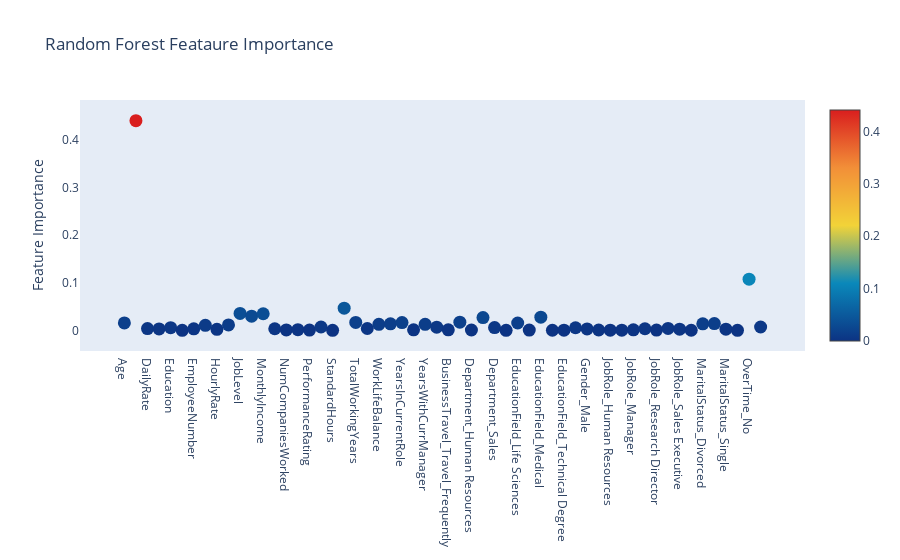

This figure's notebook cell:
### Code cell
trace = go.Scatter(
    y = rf.feature_importances_,
    x = attrition_final.columns.values,
    mode = 'markers',
    marker = dict(
        sizemode = 'diameter',
        sizeref = 1,
        size = 13,
        color = rf.feature_importances_,
        colorscale = 'Portland',
        showscale=True
    ),
    text = attrition_final.columns.values
)

data = [trace]

layout = go.Layout(
    autosize=True,
    title='Random Forest Feataure Importance',
    hovermode = 'closest',
    xaxis =dict(
        ticklen=5,
        showgrid=False,
        zeroline=False,
        showline=False
    ),
    yaxis=dict(
        title = 'Feature Importance',
        showgrid=False,
        zeroline=False,
        ticklen=5,
        gridwidth=2
    ),
    showlegend=False
)
fig = go.Figure(data=data,layout=layout)
py.iplot(fig,filename='scatter2010')

### Figure 1 — Plotly figure (JSON) as saved in the notebook; plotly's stock layout.template omitted (floating-point values rounded to 4 significant figures)
{"data": [{"marker": {"color": [0.01549, 0.4408, 0.003621, 0.002851, 0.005623, 0, 0.003064, 0.01053, 0.002082, 0.01138, 0.03548, 0.02966, 0.03484, 0.003286, 0.0009275, 0.001439, 0.000626, 0.00695, 0, 0.0466, 0.01662, 0.003872, 0.01258, 0.01365, 0.01621, 0.00112, 0.01257, 0.006589, 0.001101, 0.01703, 0.000733, 0.02688, 0.005852, 9.843e-05, 0.01536, 0.0004279, 0.02761, 0.0001578, 0.0003557, 0.005426, 0.002916, 0.0006649, 0.0004103, 0.0003514, 0.001046, 0.003309, 0.0004597, 0.004028, 0.002506, 0.0001694, 0.01373, 0.01413, 0.002344, 0, 0.1075, 0.007012], "colorscale": [[0, "rgb(12,51,131)"], [0.25, "rgb(10,136,186)"], [0.5, "rgb(242,211,56)"], [0.75, "rgb(242,143,56)"], [1, "rgb(217,30,30)"]], "showscale": true, "size": 13, "sizemode": "diameter", "sizeref": 1}, "mode": "markers", "text": ["Age", "Attrition_numerical", "DailyRate", "DistanceFromHome", "Education", "EmployeeCount", "EmployeeNumber", "EnvironmentSatisfaction", "HourlyRate", "JobInvolvement", "JobLevel", "JobSatisfaction", "MonthlyIncome", "MonthlyRate", "NumCompaniesWorked", "PercentSalaryHike", "PerformanceRating", "RelationshipSatisfaction", "StandardHours", "StockOptionLevel", "TotalWorkingYears", "TrainingTimesLastYear", "WorkLifeBalance", "YearsAtCompany", "YearsInCurrentRole", "YearsSinceLastPromotion", "YearsWithCurrManager", "BusinessTravel_Non-Travel", "BusinessTravel_Travel_Frequently", "BusinessTravel_Travel_Rarely", "Department_Human Resources", "Department_Research & Development", "Department_Sales", "EducationField_Human Resources", "EducationField_Life Sciences", "EducationField_Marketing", "EducationField_Medical", "EducationField_Other", "EducationField_Technical Degree", "Gender_Female", "Gender_Male", "JobRole_Healthcare Representative", "JobRole_Human Resources", "JobRole_Laboratory Technician", "JobRole_Manager", "JobRole_Manufacturing Director", "JobRole_Research Director", "JobRole_Research Scientist", "JobRole_Sales Executive", "JobRole_Sales Representative", "MaritalStatus_Divorced", "MaritalStatus_Married", "MaritalStatus_Single", "Over18_Y", "OverTime_No", "OverTime_Yes"], "x": ["Age", "Attrition_numerical", "DailyRate", "DistanceFromHome", "Education", "EmployeeCount", "EmployeeNumber", "EnvironmentSatisfaction", "HourlyRate", "JobInvolvement", "JobLevel", "JobSatisfaction", "MonthlyIncome", "MonthlyRate", "NumCompaniesWorked", "PercentSalaryHike", "PerformanceRating", "RelationshipSatisfaction", "StandardHours", "StockOptionLevel", "TotalWorkingYears", "TrainingTimesLastYear", "WorkLifeBalance", "YearsAtCompany", "YearsInCurrentRole", "YearsSinceLastPromotion", "YearsWithCurrManager", "BusinessTravel_Non-Travel", "BusinessTravel_Travel_Frequently", "BusinessTravel_Travel_Rarely", "Department_Human Resources", "Department_Research & Development", "Department_Sales", "EducationField_Human Resources", "EducationField_Life Sciences", "EducationField_Marketing", "EducationField_Medical", "EducationField_Other", "EducationField_Technical Degree", "Gender_Female", "Gender_Male", "JobRole_Healthcare Representative", "JobRole_Human Resources", "JobRole_Laboratory Technician", "JobRole_Manager", "JobRole_Manufacturing Director", "JobRole_Research Director", "JobRole_Research Scientist", "JobRole_Sales Executive", "JobRole_Sales Representative", "MaritalStatus_Divorced", "MaritalStatus_Married", "MaritalStatus_Single", "Over18_Y", "OverTime_No", "OverTime_Yes"], "y": [0.01549, 0.4408, 0.003621, 0.002851, 0.005623, 0, 0.003064, 0.01053, 0.002082, 0.01138, 0.03548, 0.02966, 0.03484, 0.003286, 0.0009275, 0.001439, 0.000626, 0.00695, 0, 0.0466, 0.01662, 0.003872, 0.01258, 0.01365, 0.01621, 0.00112, 0.01257, 0.006589, 0.001101, 0.01703, 0.000733, 0.02688, 0.005852, 9.843e-05, 0.01536, 0.0004279, 0.02761, 0.0001578, 0.0003557, 0.005426, 0.002916, 0.0006649, 0.0004103, 0.0003514, 0.001046, 0.003309, 0.0004597, 0.004028, 0.002506, 0.0001694, 0.01373, 0.01413, 0.002344, 0, 0.1075, 0.007012], "type": "scatter"}], "layout": {"autosize": true, "hovermode": "closest", "showlegend": false, "title": {"text": "Random Forest Feataure Importance"}, "xaxis": {"showgrid": false, "showline": false, "ticklen": 5, "zeroline": false}, "yaxis": {"gridwidth": 2, "showgrid": false, "ticklen": 5, "title": {"text": "Feature Importance"}, "zeroline": false}}}
